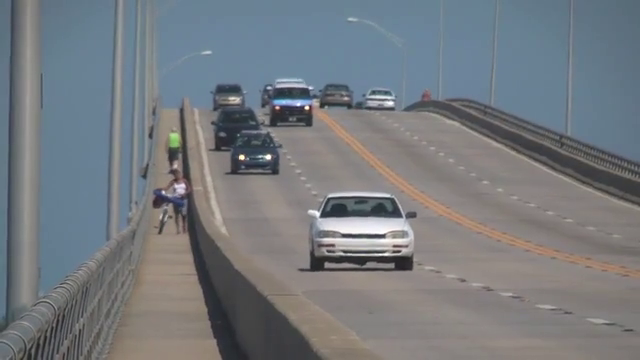
#> input picture 0020.png, 640 x 360 px
$ python -i utils.py   (imports and definitions only)
#> lines starting #> are read from the running program, lines starting #| are printed output that depends on the picture
from scipy import signal
import numpy as np
import pdb
import cv2

def GaussianPDF_1D(mu, sigma, length):
    # create an array
    half_len = length / 2
    if np.remainder(length, 2) == 0:
        ax = np.arange(-half_len, half_len, 1)
    else:
        ax = np.arange(-half_len, half_len + 1, 1)

        ax = ax.reshape([-1, ax.size])
        denominator = sigma * np.sqrt(2 * np.pi)
        nominator = np.exp( -np.square(ax - mu) / (2 * sigma * sigma) )
    return nominator / denominator

def GaussianPDF_2D(mu, sigma, row, col):
    g_row = GaussianPDF_1D(mu, sigma, row)
    g_col = GaussianPDF_1D(mu, sigma, col).transpose()
    return signal.convolve2d(g_row, g_col, 'full')

def findDerivatives(I_gray):
    kernelsize = 5
    Gauss2D = GaussianPDF_2D(0,0.5,kernelsize,kernelsize)   #standard deviation = 1 for canny_dataset (bright images), 0.1 for Extra images(low light images)
    dx,dy = np.gradient(Gauss2D,axis=(1,0))
    Ix = signal.convolve2d(I_gray,dx,'same')
    Iy = signal.convolve2d(I_gray,dy,'same')
    Imag = np.sqrt(Ix*Ix + Iy*Iy)
    Iori = np.arctan(Iy/Ix)
    return Imag, Ix, Iy,Iori

# [48 lines left out: functions getMinBox, getMinPointsBox, est_homography, not called in this run]

>>> import cv2
>>> picture = cv2.imread('0020.png', cv2.IMREAD_GRAYSCALE)
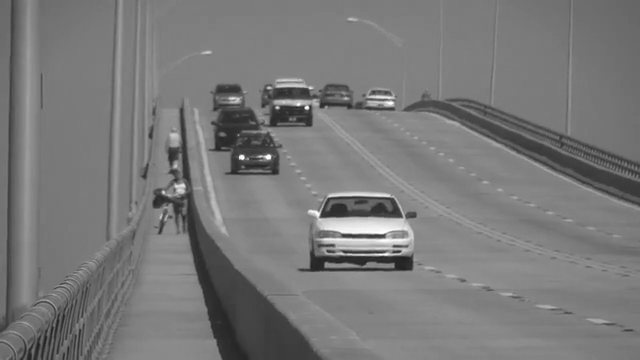
#> picture: shape (360, 640); min 29, max 255, mean 120.9
>>> result = findDerivatives(picture)
#> in findDerivatives, `Ix = signal.convolve2d(I_gray,dx,'same')`:
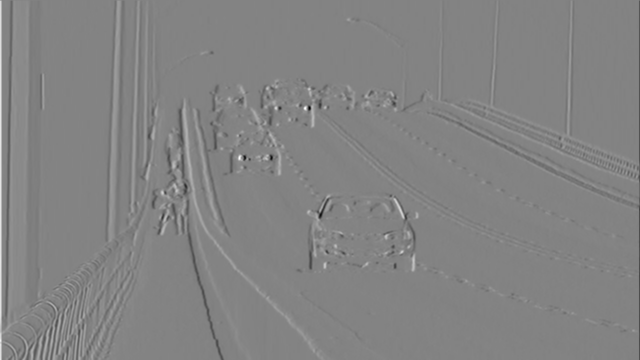
#> Ix: shape (360, 640) float64; min -75.2, max 70.96, mean 0.1; drawn with min black and max white
#> in findDerivatives, `Iy = signal.convolve2d(I_gray,dy,'same')`:
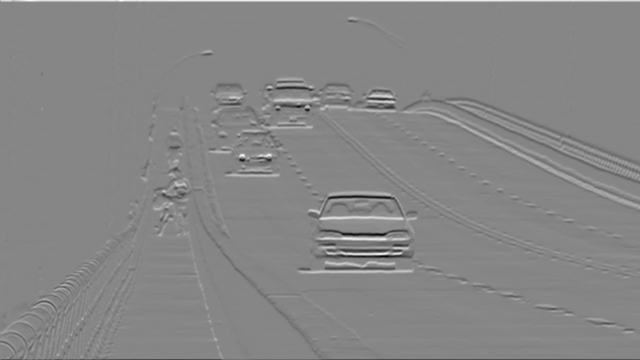
#> Iy: shape (360, 640) float64; min -80.09, max 72.17, mean 0.1; drawn with min black and max white
#> in findDerivatives, `Imag = np.sqrt(Ix*Ix + Iy*Iy)`:
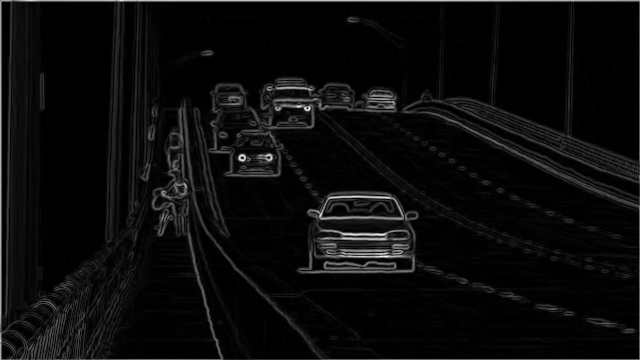
#> Imag: shape (360, 640) float64; min 3.46e-16, max 80.1, mean 3.7; drawn with min black and max white
#> in findDerivatives, `Iori = np.arctan(Iy/Ix)`:
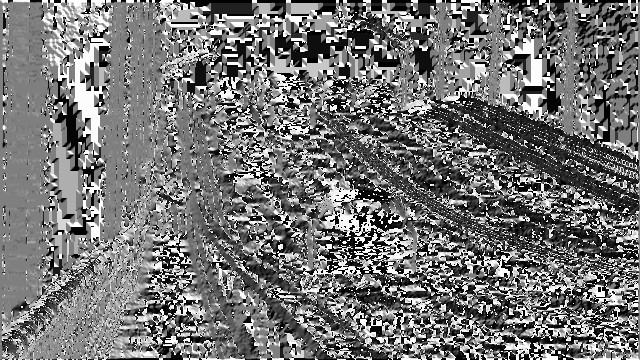
#> Iori: shape (360, 640) float64; min -1.57, max 1.57, mean -0.139; drawn with min black and max white
